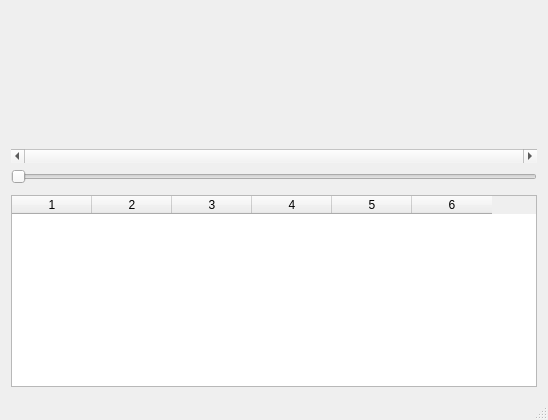
<?xml version="1.0" encoding="UTF-8"?>
<ui version="4.0">
 <class>MainWindow</class>
 <widget class="QMainWindow" name="MainWindow">
  <property name="geometry">
   <rect>
    <x>0</x>
    <y>0</y>
    <width>548</width>
    <height>420</height>
   </rect>
  </property>
  <property name="windowTitle">
   <string>test</string>
  </property>
  <property name="autoFillBackground">
   <bool>false</bool>
  </property>
  <widget class="QWidget" name="centralWidget">
   <layout class="QVBoxLayout" name="verticalLayout">
    <property name="sizeConstraint">
     <enum>QLayout::SetNoConstraint</enum>
    </property>
    <property name="topMargin">
     <number>8</number>
    </property>
    <item>
     <widget class="QCustomPlot" name="customPlot" native="true">
      <property name="enabled">
       <bool>true</bool>
      </property>
     </widget>
    </item>
    <item>
     <widget class="QScrollBar" name="horizontalScrollBar">
      <property name="maximum">
       <number>0</number>
      </property>
      <property name="value">
       <number>0</number>
      </property>
      <property name="orientation">
       <enum>Qt::Horizontal</enum>
      </property>
     </widget>
    </item>
    <item>
     <widget class="QSlider" name="horizontalSlider">
      <property name="minimum">
       <number>0</number>
      </property>
      <property name="maximum">
       <number>0</number>
      </property>
      <property name="pageStep">
       <number>10</number>
      </property>
      <property name="value">
       <number>0</number>
      </property>
      <property name="sliderPosition">
       <number>0</number>
      </property>
      <property name="orientation">
       <enum>Qt::Horizontal</enum>
      </property>
     </widget>
    </item>
    <item>
     <spacer name="verticalSpacer">
      <property name="orientation">
       <enum>Qt::Vertical</enum>
      </property>
      <property name="sizeType">
       <enum>QSizePolicy::Minimum</enum>
      </property>
      <property name="sizeHint" stdset="0">
       <size>
        <width>20</width>
        <height>5</height>
       </size>
      </property>
     </spacer>
    </item>
    <item>
     <widget class="QTableWidget" name="tableWidget">
      <property name="enabled">
       <bool>true</bool>
      </property>
      <property name="sizePolicy">
       <sizepolicy hsizetype="Minimum" vsizetype="Minimum">
        <horstretch>0</horstretch>
        <verstretch>0</verstretch>
       </sizepolicy>
      </property>
      <property name="rowCount">
       <number>0</number>
      </property>
      <property name="columnCount">
       <number>6</number>
      </property>
      <attribute name="horizontalHeaderVisible">
       <bool>true</bool>
      </attribute>
      <attribute name="horizontalHeaderCascadingSectionResizes">
       <bool>false</bool>
      </attribute>
      <attribute name="horizontalHeaderDefaultSectionSize">
       <number>80</number>
      </attribute>
      <column/>
      <column/>
      <column/>
      <column/>
      <column/>
      <column/>
     </widget>
    </item>
   </layout>
  </widget>
  <widget class="QStatusBar" name="statusBar"/>
 </widget>
 <layoutdefault spacing="6" margin="11"/>
 <customwidgets>
  <customwidget>
   <class>QCustomPlot</class>
   <extends>QWidget</extends>
   <header>qcustomplot.h</header>
   <container>1</container>
  </customwidget>
 </customwidgets>
 <resources/>
 <connections/>
</ui>
